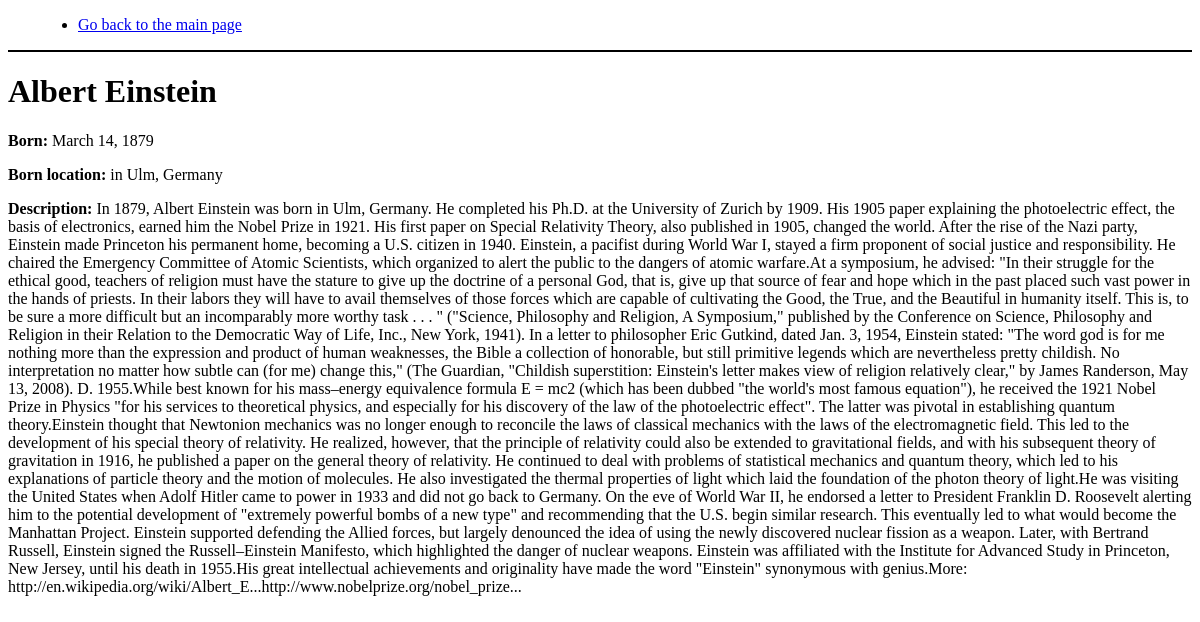
Page /author/Albert Einstein/ on the committed database.
### quoteapp/models.py (models this page shows, shortened)
class Author(models.Model):
    fullname = models.CharField(max_length=25, null=False, unique=True)
    born_date = models.CharField(max_length=25, null=True)
    born_location = models.CharField(max_length=100, null=True)
    description = models.TextField(null=True)

### quoteapp/views.py (the view)
# urls.py: path('author/<str:fullname>/', views.author_about, name='author_fullname'),
def author_about(request, fullname):
    author = get_object_or_404(Author, fullname=fullname)
    return render(request, 'quoteapp/author_about.html', {'author': author})

### quoteapp/templates/quoteapp/author_about.html
{% extends "quoteapp/base.html" %}
{% block content %}
<h1>{{author.fullname}}</h1>
<p><b>Born:</b> {{author.born_date}}</p>
<p><b>Born location:</b> {{author.born_location}}</p>
<p><b>Description:</b> {{author.description}}</p>
{% endblock %}

### rows in the picture
Author: fullname "Albert Einstein", born_date "March 14, 1879", born_location "in Ulm, Germany", description "In 1879, Albert Einstein was born in Ulm, Germany. He completed his Ph.D. at the University of Zurich by 1909. His 1905 paper explaining the photoelectric effect, the basis of electronics, earned him the Nobel Prize in 1921. His first paper on Special Relativity Theory, also published in 1905, changed the world. After the rise of the Nazi party, Einstein made Princeton his permanent home, becoming a U.S. citizen in 1940. Einstein, a pacifist during World War I, stayed a firm proponent of social justice and responsibility. He chaired the Emergency Committee of Atomic Scientists, which organized to alert the public to the dangers of atomic warfare.At a symposium, he advised: \"In their…"
